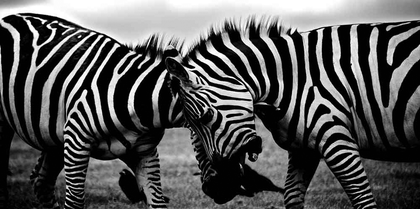
%> input picture Trabajos_Sistemas_lineales/Hello_World/grayscale.png, 420 x 209 px, shrunk from 1000 x 497 before the run
$ octave Hello_World_white_black.m   (GNU Octave 9; MATLAB toolbox functions it lacks are replaced by stand-ins)
%> lines starting %> are read from the running program, lines starting %| are printed output that depends on the picture
I=imread('grayscale.png');
%> I is the input picture: size 209x420 uint8; min 0, max 255, mean 86.3
[n_rows, n_colums]=size(I);
%> n_rows = 209; n_colums = 420
I2=imread('grayscale.png');

Ilight=I+100;
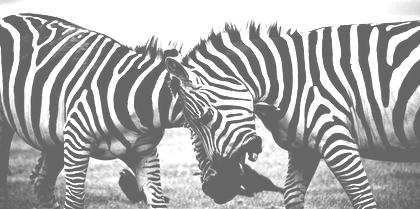
%> Ilight: size 209x420 uint8; min 100, max 255, mean 170.8
Idark=I-100;
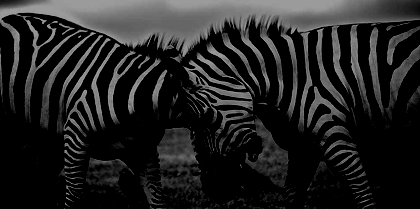
%> Idark: size 209x420 uint8; min 0, max 155, mean 34.4

figure(1)
imshow(I)
figure(2)
imshow(Idark)

for i = 0: 1 : n_rows
    for j = 0: 1 :n_colums
%> (the run ends here)
